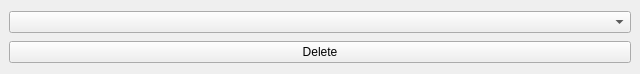
<?xml version="1.0" encoding="UTF-8"?>
<ui version="4.0">
 <class>deleteItemWindow</class>
 <widget class="QMainWindow" name="deleteItemWindow">
  <property name="geometry">
   <rect>
    <x>0</x>
    <y>0</y>
    <width>640</width>
    <height>74</height>
   </rect>
  </property>
  <property name="windowTitle">
   <string>Delete Item</string>
  </property>
  <widget class="QWidget" name="centralwidget">
   <layout class="QVBoxLayout" name="verticalLayout">
    <item>
     <widget class="QComboBox" name="chooseItemCombobox"/>
    </item>
    <item>
     <widget class="QPushButton" name="deleteButton">
      <property name="text">
       <string>Delete</string>
      </property>
     </widget>
    </item>
   </layout>
  </widget>
 </widget>
 <resources/>
 <connections/>
</ui>
